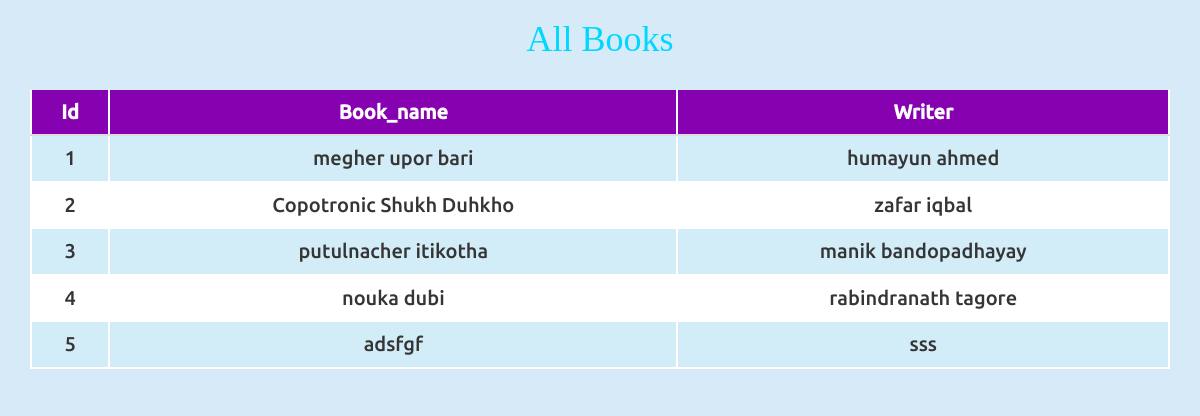
/show_all_books.php, run on the app's committed database.
### tables this page shows
CREATE TABLE `books` (
  `id` int(11) NOT NULL,
  `books_name` varchar(200) NOT NULL,
  `writer` varchar(200) NOT NULL
);

### show_all_books.php (the view, shortened to what this page needs)
<!DOCTYPE html>
<?php
     include('include/our_connect.php');
		$sql = 'SELECT *from books';
		$query = mysqli_query($conn, $sql);
	 ?>
<html>
<head>
	<link rel="stylesheet" href="css/bootstrap.min.css">
  <link rel="stylesheet" href="font-awesome/css/font-awesome.min.css">
  <link rel="stylesheet" href="css/all.css">
  <link rel="stylesheet" href="css/table.css">
</head>
<body>
	<div class="container container-fluid">
		<table class="table table-responsive data-table">
			<h1 class="txtgreen in-middle">All Books</h1><br>
			<thead>
				<tr>
					<th>id</th>
					<th>book_name</th>
					<th>writer</th>
				</tr>
			</thead>
			<tbody>
				<?php
					while ($row = mysqli_fetch_array($query)) {
				echo '<tr>
				<td>'.$row['id'].'</td>
				<td>'.$row['books_name'].'</td>
				<td>'.$row['writer'].'</td>
					</tr>';
					}
				?>
			</tbody>
		</table>
</body>
</html>

### css/all.css (style rules this page uses)
body { background-color:#D6EAF8 !important; font-family: "ourFont"; }
h1, h2, h3, h4, h5, h6 { text-transform: capitalize; color: #FB9902 !important; font-family: 'Lobster'; }
.in-middle { margin-left: auto; margin-right: auto; text-align: center; }
.txtgreen { color: #00D8FF !important; font-family: 'Lobster' !important; }

### css/table.css (style rules this page uses)
table { margin: auto; font-family: "ourFont", "Lucida Sans Unicode", "Lucida Grande", "Segoe Ui"; font-size: 15px; }
table td { transition: all .5s; text-align: center; }
.data-table { border-collapse: collapse; font-size: 20px; min-width: 537px; }
.data-table th, .data-table td { border: 2px solid white;#2A0934; padding: 7px 17px; }
.data-table thead th { background-color: #8601AF; color: white; text-transform: capitalize; text-align:center; }
.data-table tbody td { color: #353535; background-color: #ffffff; }
.data-table tbody tr:nth-child(odd) td { background-color: #d3edf8 ; }

### data on the page
books: id "1", books_name "megher upor bari", writer "humayun ahmed"
books: id "2", books_name "Copotronic Shukh Duhkho", writer "zafar iqbal"
books: id "3", books_name "putulnacher itikotha", writer "manik bandopadhayay"
books: id "4", books_name "nouka dubi", writer "rabindranath tagore"
books: id "5", books_name "adsfgf", writer "sss"
